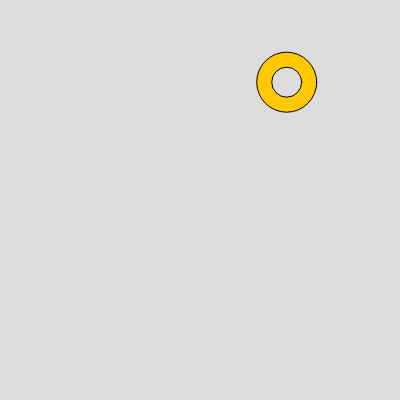
Frame 1 (no input)
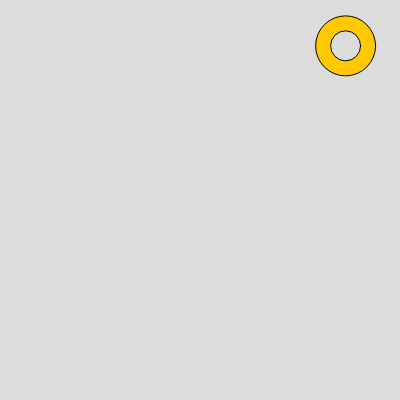
Frame 60 (no input)
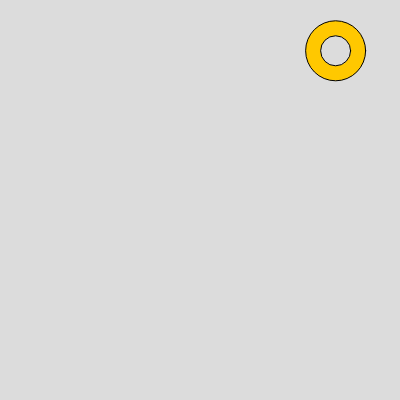
Frame 120 (the mouse pressed at the canvas centre since frame 60)

The p5.js sketch that drew these frames (run headless with seeded random() and noise() and a simulated clock; from frame 60 on, the mouse is pressed at the canvas centre):

// p5.js sketch
// ── sketch.js
let donut;

function setup() {
  createCanvas(400, 400);

  // Initialize the donut at a random position
  donut = createDonut(random(width), random(height));
}

function draw() {
  background(220);

  // Update and draw the donut
  moveDonutRandomly(donut);
  drawDonut(donut);
}

// Function to create a donut object
function createDonut(x, y) {
  return {
    x: x,
    y: y,
    outerRadius: 30,
    innerRadius: 15,
    color: [255, 200, 0], // Yellow color
    speedX: random(-2, 2),
    speedY: random(-2, 2),
  };
}

// Function to draw the donut
function drawDonut(donut) {
  fill(donut.color);
  ellipse(donut.x, donut.y, donut.outerRadius * 2, donut.outerRadius * 2);
  fill(220); // Background color for the inner circle
  ellipse(donut.x, donut.y, donut.innerRadius * 2, donut.innerRadius * 2);
}

// Function to move the donut randomly
function moveDonutRandomly(donut) {
  donut.x += donut.speedX;
  donut.y += donut.speedY;

  // Bounce off the walls
  if (donut.x - donut.outerRadius < 0 || donut.x + donut.outerRadius > width) {
    donut.speedX *= -1;
  }
  if (donut.y - donut.outerRadius < 0 || donut.y + donut.outerRadius > height) {
    donut.speedY *= -1;
  }
}
